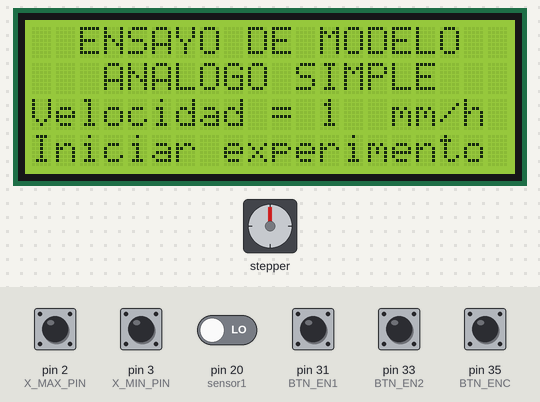
A sketch run on a simulated Arduino Mega 2560, built with avr-gcc and run on an emulated ATmega2560. Parts: stepper motor, 20×4 character LCD. Wiring (inferred from the names in the program): stepper motor driver (200 steps per turn assumed): step pin 54; direction pin 55; enable pin 38. Inputs (shaded band) come from the test bench; at power-on: pin 2 (X_MAX_PIN), pin 3 (X_MIN_PIN), pin 31 (BTN_EN1), pin 33 (BTN_EN2), pin 35 (BTN_ENC) HIGH, pin 20 (sensor1) LOW.

Above: at 1.2 s.
1.3 s: pin 35 (BTN_ENC) pulled LOW for 0.15 s
At 1.99 s:
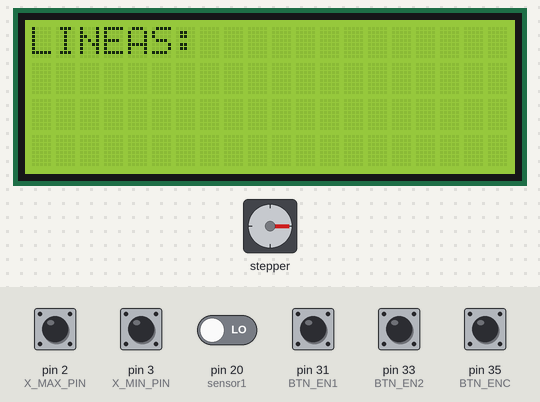
2.0 s: pin 2 (X_MAX_PIN) pulled LOW for 0.15 s
At 2.29 s:
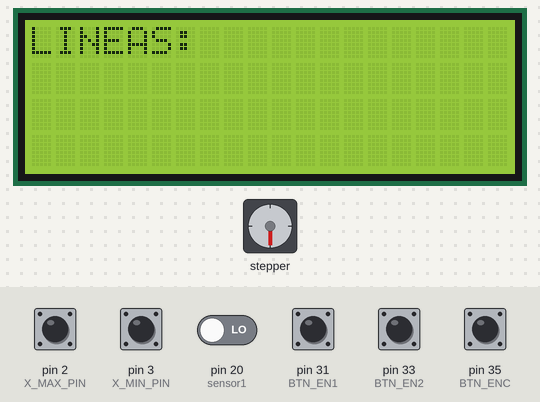
2.7 s: pin 3 (X_MIN_PIN) pulled LOW for 1 s
At 2.9 s:
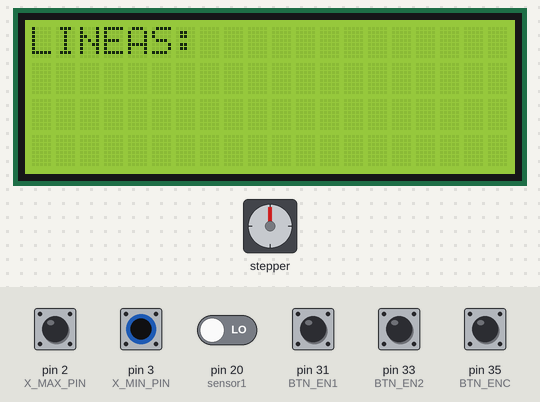
4.3 s: pin 2 (X_MAX_PIN) pulled LOW for 1 s
At 4.7 s:
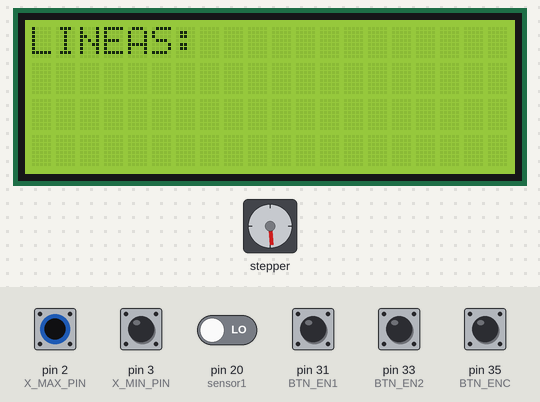
5.9 s: pin 2 (X_MAX_PIN) driven LOW and pin 3 (X_MIN_PIN) driven LOW
8.9 s: pin 2 (X_MAX_PIN) driven HIGH
Timing chart, 0 to 15.3 s (numbered marks = the images above; inputs shaded):
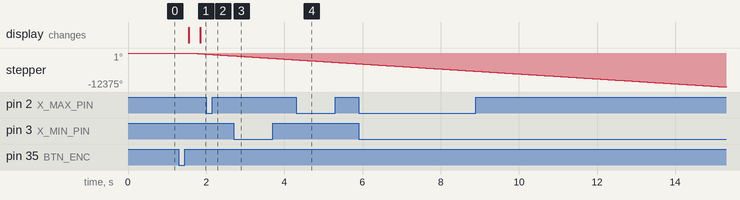

Measured:
- after the input at 1.3 s, stepper: turns 394° counter-clockwise in 0.42 s, starting after 0.27 s; the display: first changes after 0.25 s (image 1 shows a later state)

The sketch:

prueba_contar_lineas_auto_INT.ino
```cpp
#include <TimerOne.h>
#include <TimerThree.h>

#include <LiquidCrystal.h>
LiquidCrystal lcd(16, 17, 23, 25, 27, 29);

//Pines de la shield
#define LCD_PINS_RS 16      // LCD control conectado a GADGETS3D  shield LCDRS
#define LCD_PINS_ENABLE 17  // LCD enable pin conectado a GADGETS3D shield LCDE
#define LCD_PINS_D4 23      // LCD signal pin, conectado a GADGETS3D shield LCD4
#define LCD_PINS_D5 25      // LCD signal pin, conectado a GADGETS3D shield LCD5
#define LCD_PINS_D6 27      // LCD signal pin, conectado a GADGETS3D shield LCD6
#define LCD_PINS_D7 29      // LCD signal pin, conectado a GADGETS3D shield LCD7
#define X_MIN_PIN 3         // PIN para el fin de carrera colocado al inicio del recorrido (1: presionado (true))
#define X_MAX_PIN 2         // PIN para el fin de carrera colocado al inicio del recorrido (1: presionado (true))

#define X_STEP_PIN 54
#define X_DIR_PIN 55
#define X_ENABLE_PIN 38

#define BTN_EN1 31          // Encoder, conectado a GADGETS3D shield S_E1
#define BTN_EN2 33          // Encoder, cconectado a GADGETS3D shield S_E2
#define BTN_ENC 35          // Encoder Click, connected to Gadgets3D shield S_EC

// VARIABLES MEDIDA POSICION

int sensor1 = 20;
int sensor2 = 21;

int valor_sensor1;
int valor_sensor2;
int valor_sensor1_anterior = LOW;

volatile int posicion = 0;
int posicion_anterior = 0;

bool fc_inic_X = true;
bool fc_fin_X = true;

// VARIABLES MEDIDA TIEMPO

int horas = 0;
int minutos = 0;
volatile int segundos = 0;

// VARIABLES MOVIMIENTO MOTOR

int t_mediomicropaso = 0;
int v = 1;
float vectort_mediomicropaso[] = {0,1000,1000,1000,1000,1000,1000,1000,1000,1000,1000,1000,1000,1000,1000,1000,1000,973.18,919.12,870.74,827.21,787.82,752.01,719.31,689.34,661.76,636.31,612.75,590.86,570.49,551.47,533.68,517.00,501.34,486.59,472.69,459.56,447.14,435.37,424.21,413.60,403.52,393.91,384.75,376.00,367.65,359.65,352.00,344.67,337.64,330.88,324.39,318.16,312.15,306.37,300.80,295.43,290.25,285.24,280.41,275.74,271.22,266.84,262.61,258.50,254.52,250.67,246.93,243.30,239.77,236.34,233.02,229.78,226.63,223.57,220.59,217.69,214.86,212.10,209.42,206.80,204.25,201.76,199.33,196.95,194.64,192.37,190.16,188.00,185.89,183.82,181.80,179.83,177.89,176.00,174.15,172.33,170.56,168.82,167.11,165.44};
volatile int nivel = LOW;

// VARIABLES MAQUINA DE ESTADOS

int inicio = 0;
int fin = 0;
int volatile estado = 0;                               // Variables del estado (valores de 0 a 2)

// VARIABLES ENCODER LCD

bool btn_en1, btn_en2, btn_enc, btn_en1_prev, btn_en2_prev ;       //variables de lectura directa del encoder
bool direccion = false;                                            //false es hacia 0 y true hacia 400
bool derecha, izquierda, pulsador = false;                         // variables de lectura del encoder interpretadas
int i = 0;                                                         // contador de pulsos

void setup() {

  pinMode(BTN_EN1, INPUT_PULLUP);     // Encoder 1
  pinMode(BTN_EN2, INPUT_PULLUP);     // Encoder 2
  pinMode(BTN_ENC, INPUT_PULLUP);     // Encoder Swith

  pinMode(X_MIN_PIN, INPUT_PULLUP);   // Fin de carrera inicio X
  pinMode(X_MAX_PIN, INPUT_PULLUP);   // Fin de carrera final X

  Timer3.initialize(1000000);
  Timer3.attachInterrupt(Temporizador);

  pinMode (sensor1, INPUT);
  pinMode (sensor2, INPUT);

  attachInterrupt(digitalPinToInterrupt(sensor1), encoder, RISING);

  lcd.begin(20, 4);   // 20 columnas y 4 filas

  pinMode(X_STEP_PIN , OUTPUT);
  pinMode(X_DIR_PIN , OUTPUT);
  pinMode(X_ENABLE_PIN , OUTPUT);

  btn_en1 , btn_en1_prev = digitalRead(BTN_EN1);
  btn_en2 , btn_en2_prev = digitalRead(BTN_EN2);
  btn_enc = digitalRead(BTN_ENC);

  digitalWrite(X_ENABLE_PIN , LOW);

}

////////////////// PROCESOS ENCODER /////////////////////

void leer_encoder()
{
  btn_en1 = digitalRead(BTN_EN1);
  btn_en2 = digitalRead(BTN_EN2);
  digitalWrite(X_DIR_PIN, direccion);

  if (btn_en1 != btn_en1_prev || btn_en2 != btn_en2_prev)
  {
    if (btn_en2 == false & btn_en1 == false & btn_en2_prev == true & btn_en1_prev == false)
    {
      derecha = true;
      izquierda = false;
    }
    else if ( btn_en2 == false & btn_en1 == false & btn_en2_prev == false & btn_en1_prev == true )
    {
      derecha = false;
      izquierda = true;
    }
    else
    {
      derecha = false;
      izquierda = false;
    }
  }
  else
  {
    derecha = false;
    izquierda = false;
  }
  btn_en1_prev = btn_en1;
  btn_en2_prev = btn_en2;
}

void leer_pulso()
{
  btn_enc = digitalRead(BTN_ENC);

  if (btn_enc == false) //Detector de flanco del pulsador
  {
    i++;
  }
  if (i >= 80)
  {
    pulsador = true;
    i = 0;
    delay(200);
  }
  else
  {
    pulsador = false;
  }
}

//////////////////////// ESTADO 0 /////////////////////////

void pantalla_inicio()
{
  lcd.setCursor(2, 0);    // posiciona el cursor en la columna 1 fila 0
  lcd.print("ENSAYO DE MODELO");
  lcd.setCursor(3, 1);    // posiciona el cursor en la columna 1 fila 1
  lcd.print("ANALOGO SIMPLE");

  lcd.setCursor(0, 2);
  lcd.print("Velocidad = ");
  lcd.setCursor(12, 2);
  lcd.print(v);
  lcd.setCursor(15, 2);
  lcd.print("mm/h");
  lcd.setCursor(0, 3);
  lcd.print("Iniciar experimento");

}

//////////////// ESTADO 1 ////////////////

void seleccionar_velocidad() {

      if (derecha == true and v < 100)
      {
        v = v + 1;
        lcd.setCursor(12,2);
        lcd.print(v);
      }
      else if (izquierda == true and v - 1 >= 0)
      {
        v = v - 1;
        lcd.setCursor(12,2);
        lcd.print(v);
      }

        if (v <10 && v >=0){
        lcd.setCursor(13, 2);
        lcd.print(" ");
        }
        if (v <100 && v >=0){
        lcd.setCursor(14, 2);
        lcd.print(" ");
        }

  t_mediomicropaso = vectort_mediomicropaso[v];
  Timer1.attachInterrupt(Micropasos);
  Timer1.initialize(t_mediomicropaso);

    if (pulsador == true)
      {
        lcd.clear();
        estado = 2;
      }
}

//////////////// ESTADO 2 ////////////////

void experimento() {

  fc_inic_X = digitalRead(X_MIN_PIN);
  fc_fin_X = digitalRead(X_MAX_PIN);

  if (fc_inic_X == true )
  {
    inicio = 1;
    }

  if (fc_fin_X == true )
  {
    fin = 1;
    }

// MOVIMIENTO MOTOR

  if (inicio == 1 && fin == 0) {
       digitalWrite(X_DIR_PIN , HIGH);
    }
  else {
       digitalWrite(X_DIR_PIN , LOW);
    }

// POSICION

  if (inicio == 1) {
    lcd.setCursor(0, 0);
    lcd.print("LINEAS: ");

    if (posicion_anterior != posicion) {
    lcd.setCursor(7, 0);
    lcd.print(posicion);

      if (posicion <10 && posicion >=0){
      lcd.setCursor(8, 0);
      lcd.print(" ");
      }
      if (posicion <100 && posicion >=0){
      lcd.setCursor(9, 0);
      lcd.print(" ");
      }
      if (posicion <1000 && posicion >=0){
      lcd.setCursor(10, 0);
      lcd.print(" ");
      }
    }
  }

// TIEMPO

  if (inicio == 0 && fin ==0) {
    lcd.setCursor(0, 0);
    lcd.print("MOVIENDO");
    lcd.setCursor(0, 1);
    lcd.print("A CERO");
    }
  else if (inicio == 1 && fin ==0){
      if (segundos == 60)    {
      segundos = 0;
      minutos++;           }
      if (minutos == 60)     {
      minutos = 0;
      horas++;             }
      lcd.setCursor(0, 1);
      if (horas < 10)        {
      lcd.print("0");      }
      lcd.print(horas);
      lcd.print(":");
      lcd.setCursor(3, 1);
      if (minutos < 10)      {
      lcd.print("0");      }
      lcd.print(minutos);
      lcd.print(":");
      lcd.setCursor(6, 1);
      if (segundos < 10)     {
      lcd.print("0");        }
      lcd.print(segundos);
    }

}

void Temporizador() {
  if (inicio == 1 && fin ==0) {//                             <- INTERRUPCION CRONOMETRO
    segundos++;
  }
}

void Micropasos() {
    if (estado == 2){
      digitalWrite(X_STEP_PIN , nivel);
      if (nivel == LOW){       //                             <- INTERRUPCION MOVIMIENTO MOTOR
         nivel = HIGH;}
      else{
         nivel = LOW;
      }
    }
}

void encoder() {
    if (inicio == 1 && fin == 0) {
      valor_sensor2 = digitalRead (sensor2);
      if(valor_sensor2 == LOW){ //                             <- INTERRUPCION ENCODER LEER LINEAS
        posicion++;
      }
      else{
        posicion--;
      }
    }
}

void loop() {

  switch (estado){
    case 0:
      pantalla_inicio();
      estado = 1;
      break;

    case 1:
      leer_pulso();
      leer_encoder();
      seleccionar_velocidad();
      break;

    case 2:
      experimento();
      break;

  }
}
```
